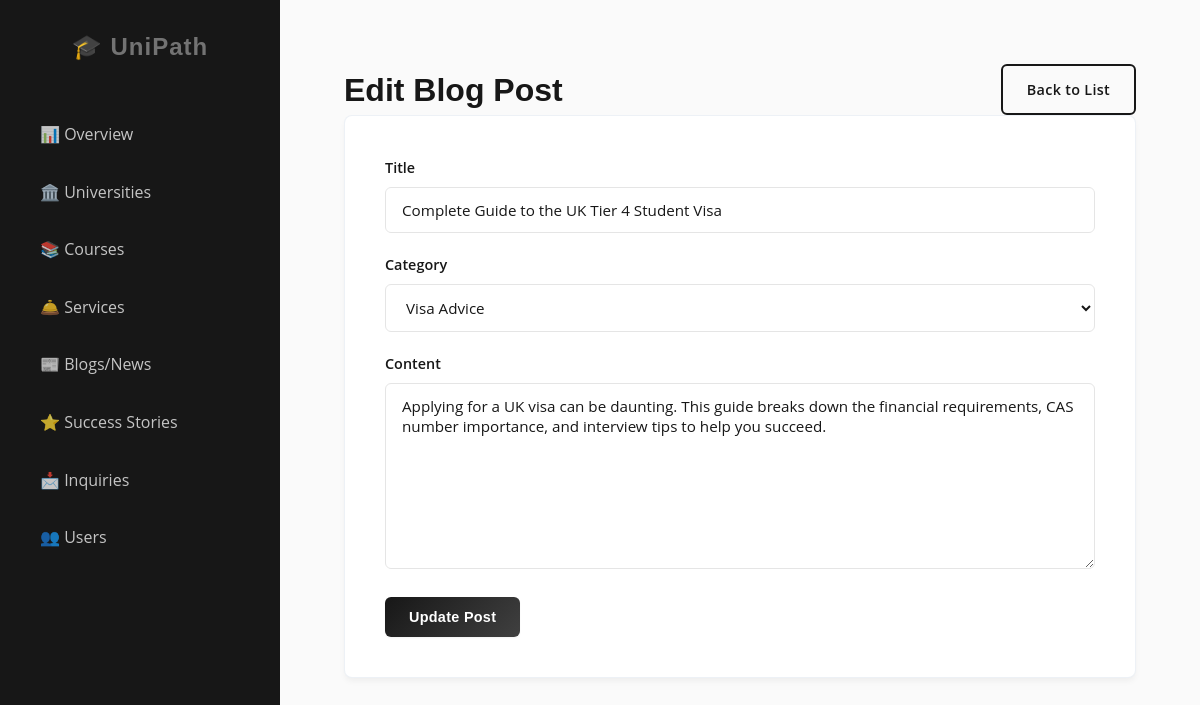
Screenshot of /admin/add_blog.php?id=3 (signed in) with the database file from the repository.
### tables this page shows
CREATE TABLE `blog_posts` (
  `post_id` int(11) NOT NULL,
  `publisher_id` int(11) DEFAULT NULL,
  `title` varchar(255) NOT NULL,
  `content` longtext NOT NULL,
  `category` varchar(50) DEFAULT NULL,
  `featured_image` varchar(255) DEFAULT NULL,
  `published_date` timestamp NOT NULL DEFAULT current_timestamp()
);

### admin/add_blog.php (the view, shortened to what this page needs)
<?php
include '../includes/db_connect.php';
$mode = 'add';
$blog_id = isset($_GET['id']) ? (int) $_GET['id'] : 0;
$title = '';
$content = '';
$category = '';
if ($blog_id > 0) {
    $mode = 'edit';
    $result = mysqli_query($conn, "SELECT * FROM blog_posts WHERE post_id=$blog_id");
    if ($row = mysqli_fetch_assoc($result)) {
        $title = $row['title'];
        $content = $row['content'];
        $category = $row['category'];
    } else {
        $error = "Blog post not found.";
    }
}
?>
<!DOCTYPE html>
<html lang="en">
<head>
    <link rel="stylesheet" href="../assets/css/style.css">
</head>
<body>
    <div class="dashboard-container">
        <?php include 'sidebar.php'; ?>
        <div class="main-content">
            <div class="header-actions">
                <h1><?= ucfirst($mode) ?> Blog Post</h1>
                <a href="manage_blogs.php" class="btn btn-outline">Back to List</a>
            </div>
            <div class="content-section" style="max-width: 800px;">
                <form method="POST" onsubmit="return CheckForm(this)" novalidate>
                    <div class="form-group">
                        <label>Title</label>
                        <input type="text" name="title" class="form-control" value="<?= htmlspecialchars($title) ?>" required>
                    </div>
                    <div class="form-group">
                        <label>Category</label>
                        <select name="category" class="form-control" required>
                            <?php
                            $cats = ["Visa Advice", "Country Guides", "Test Preparation", "Student Life", "News"];
                            foreach ($cats as $c) {
                                $sel = ($category == $c) ? 'selected' : '';
                                echo "<option value='$c' $sel>$c</option>";
                            }
                            ?>
                        </select>
                    </div>
                    <div class="form-group">
                        <label>Content</label>
                        <textarea name="content" rows="8" class="form-control" required><?= htmlspecialchars($content) ?></textarea>
                    </div>
                    <button type="submit" class="btn btn-primary"><?= $mode == 'edit' ? 'Update' : 'Save' ?> Post</button>
                </form>
            </div>
        </div>
    </div>
</body>
</html>

### assets/css/style.css (style rules this page uses)
:root { --primary-color: #171717; --primary-light: #404040; --secondary-color: #737373; --accent-color: #171717; --primary-hover: #000000; --text-main: #171717; --text-body: #525252; --text-light: #a3a3a3; --bg-body: #fafafa; --bg-surface: #ffffff; --border-color: #e5e5e5; --success-color: #15803d; --warning-color: #b45309; --danger-color: #b91c1c; --font-heading: "Poppins", sans-serif; --font-body: "Open Sans", sans-serif; --radius-sm: 4px; --radius-md: 6px; --radius-lg: 8px; --radius-xl: 12px; --radius-full: 9999px; --shadow-sm: 0 1px 2px 0 rgba(0, 0, 0, 0.05); --shadow-md: 0 4px 6px -1px rgba(0, 0, 0, 0.02); --shadow-lg: 0 10px 15px -3px rgba(0, 0, 0, 0.03); --shadow-hover: 0 10px 15px -3px rgba(0, 0, 0, 0.05); }
* { margin: 0; padding: 0; box-sizing: border-box; }
body { font-family: var(--font-body); background-color: var(--bg-body); color: var(--text-main); line-height: 1.6; -webkit-font-smoothing: antialiased; }
h1, h2, h3, h4, h5, h6 { font-family: var(--font-heading); font-weight: 600; color: var(--primary-color); line-height: 1.25; }
a { text-decoration: none; color: var(--primary-color); }
.btn { display: inline-flex; align-items: center; justify-content: center; gap: 8px; padding: 0.75rem 1.5rem; border-radius: var(--radius-md); font-weight: 600; font-size: 0.9rem; letter-spacing: 0.3px; cursor: pointer; transition: all 0.25s cubic-bezier(0.4, 0, 0.2, 1); border: 1px solid transparent; box-shadow: var(--shadow-sm); }
.btn-primary { background: linear-gradient(135deg, var(--primary-color), var(--primary-light)); color: var(--bg-surface); border: none; }
.btn-outline { background: transparent; border: 2px solid var(--primary-color); color: var(--primary-color); box-shadow: none; }
.header-actions { display: flex; justify-content: space-between; align-items: center; gap: 15px; }
.card, .content-section, .stat-card, .uni-card, .story-card, .value-card, .blog-card, .team-card, .service-card { background: var(--bg-surface); border-radius: var(--radius-lg); box-shadow: 0 4px 6px -1px rgba(0, 0, 0, 0.05); border: 1px solid var(--border-color); transition: all 0.3s ease; overflow: hidden; }
.card, .content-section, .stat-card { border: 1px solid rgba(226, 232, 240, 0.6); }
.content-section { padding: 2.5rem; margin-bottom: 2rem; }
.form-group { margin-bottom: 1.25rem; }
.form-group label { display: block; margin-bottom: 0.5rem; font-weight: 600; font-size: 0.9rem; color: var(--text-main); }
.form-control, input[type="text"], input[type="email"], input[type="password"], input[type="number"], input[type="date"], select, textarea { width: 100%; padding: 0.75rem 1rem; font-family: var(--font-body); font-size: 0.95rem; color: var(--text-main); background: var(--bg-surface); border: 1px solid var(--border-color); border-radius: var(--radius-md); transition: all 0.2s ease; }
.dashboard-container { display: flex; min-height: 100vh; background-color: var(--bg-body); }
.main-content { flex: 1; padding: 4rem; overflow-y: auto; }

### rows the page displays
blog_posts: title "Complete Guide to the UK Tier 4 Student Visa", content "Applying for a UK visa can be daunting. This guide breaks down the financial requirements, CAS number importance, and interview tips to help you succeed."

### other values shown
$mode "Edit"
form field category "Visa Advice"
